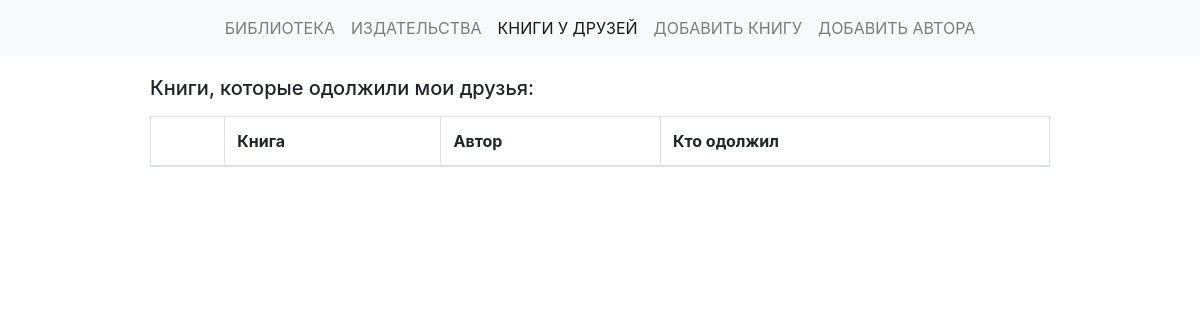
/borrowed_books, run on an earlier commit of the app's database.
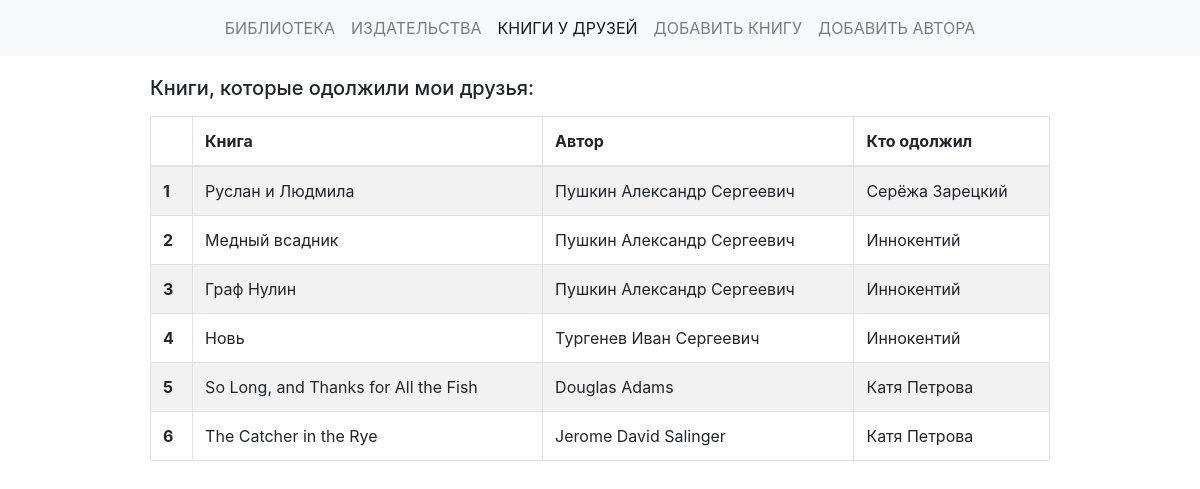
And on a later commit of the database.
### p_library/models.py (models this page shows, shortened)
class Book(models.Model):
    ISBN = models.CharField(max_length=13)
    title = models.TextField()
    description = models.TextField()
    year_release = models.SmallIntegerField()
    author = models.ForeignKey(Author, on_delete=models.CASCADE)
    copy_count = models.PositiveIntegerField(default=1)
    price = models.DecimalField(max_digits=100, decimal_places=2, default=0.00)
    publisher = models.ForeignKey(Publisher, related_name="books", on_delete=models.SET_NULL, null=True, blank=True)
    borrower = models.ForeignKey(Friend, related_name="borrowed_books", on_delete=models.SET_NULL, null=True, blank=True)
    cover = models.ImageField(upload_to='book_covers', blank=True)

class Author(models.Model):
    full_name = models.TextField()
    birth_year = models.SmallIntegerField()
    country = models.CharField(max_length=2)
    def __str__(self):
        return self.full_name

class Friend(models.Model):
    name = models.CharField(max_length=200)

### p_library/views.py (the view)
# urls.py: path("borrowed_books", views.borrowed_books, name="borrowed_books"),
def borrowed_books(request):
    template = loader.get_template("borrowed_books.html")
    borrowed_books = Book.objects.filter(borrower__isnull=False)
    books_data = {"books": borrowed_books}
    return HttpResponse(template.render(books_data))

### p_library/templates/borrowed_books.html
{% extends "base.html" %}
{% block nav-borrowed %}<a class="nav-item nav-link active text-uppercase" href="">Книги у друзей</a>{% endblock %}
{% block content %}
    <h5 class="mb-3">Книги, которые одолжили мои друзья:</h5>
    <table class="table table-striped table-bordered">
        <thead>
            <th></th>
            <th>Книга</th>
            <th>Автор</th>
            <th>Кто одолжил</th>
        </thead>
        <tbody>
            {% for book in books %}
            <tr>
                <th>{{ forloop.counter }}</th>
                <td>{{ book.title }}</td>
                <td>{{ book.author }}</td>
                <td>{{ book.borrower.name }}</td>
            </tr>
            {% endfor %}
        </tbody>
    </table>
{% endblock %}

What changed in the data, as far as the page shows it:
now on this page (row edited): Book: title "Руслан и Людмила", author "Пушкин Александр Сергеевич", borrower.name "Серёжа Зарецкий"
now on this page (row edited): Book: title "Медный всадник", author "Пушкин Александр Сергеевич", borrower.name "Иннокентий"
now on this page (row edited): Book: title "Граф Нулин", author "Пушкин Александр Сергеевич", borrower.name "Иннокентий"
now on this page (row edited): Book: title "Новь", author "Тургенев Иван Сергеевич", borrower.name "Иннокентий"
now on this page (row edited): Book: title "So Long, and Thanks for All the Fish", author "Douglas Adams", borrower.name "Катя Петрова"
now on this page (row edited): Book: title "The Catcher in the Rye", author "Jerome David Salinger", borrower.name "Катя Петрова"
